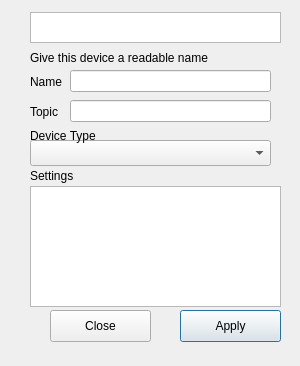
<?xml version="1.0" encoding="UTF-8"?>
<ui version="4.0">
 <class>dsDeviceMapDialog</class>
 <widget class="QDialog" name="dsDeviceMapDialog">
  <property name="geometry">
   <rect>
    <x>0</x>
    <y>0</y>
    <width>300</width>
    <height>366</height>
   </rect>
  </property>
  <property name="sizePolicy">
   <sizepolicy hsizetype="Preferred" vsizetype="Preferred">
    <horstretch>0</horstretch>
    <verstretch>0</verstretch>
   </sizepolicy>
  </property>
  <property name="maximumSize">
   <size>
    <width>300</width>
    <height>16777215</height>
   </size>
  </property>
  <property name="windowTitle">
   <string>Device Mapping</string>
  </property>
  <property name="currentTabName" stdset="0">
   <string notr="true">Fubar</string>
  </property>
  <widget class="QComboBox" name="deviceType">
   <property name="geometry">
    <rect>
     <x>30</x>
     <y>140</y>
     <width>241</width>
     <height>26</height>
    </rect>
   </property>
  </widget>
  <widget class="QLabel" name="deviceTypeLabel">
   <property name="geometry">
    <rect>
     <x>30</x>
     <y>126</y>
     <width>201</width>
     <height>20</height>
    </rect>
   </property>
   <property name="toolTip">
    <string>&lt;html&gt;&lt;head/&gt;&lt;body&gt;&lt;p&gt;Set the device type from the list of available devices&lt;/p&gt;&lt;/body&gt;&lt;/html&gt;</string>
   </property>
   <property name="text">
    <string>Device Type</string>
   </property>
  </widget>
  <widget class="QLineEdit" name="name">
   <property name="geometry">
    <rect>
     <x>70</x>
     <y>70</y>
     <width>201</width>
     <height>22</height>
    </rect>
   </property>
   <property name="sizePolicy">
    <sizepolicy hsizetype="Fixed" vsizetype="Fixed">
     <horstretch>0</horstretch>
     <verstretch>0</verstretch>
    </sizepolicy>
   </property>
   <property name="acceptDrops">
    <bool>false</bool>
   </property>
   <property name="toolTip">
    <string>&lt;html&gt;&lt;head/&gt;&lt;body&gt;&lt;p&gt;Provide a Name for this device - i.e. if it's a Tank level sensor in the top paddock, it could ne named Top Tank Level&lt;/p&gt;&lt;/body&gt;&lt;/html&gt;</string>
   </property>
  </widget>
  <widget class="QLabel" name="nameLabel">
   <property name="geometry">
    <rect>
     <x>30</x>
     <y>74</y>
     <width>41</width>
     <height>16</height>
    </rect>
   </property>
   <property name="toolTip">
    <string>&lt;html&gt;&lt;head/&gt;&lt;body&gt;&lt;p&gt;Devices require a custom name and must be assigned a type&lt;/p&gt;&lt;p&gt;The name will form the basis of the MQTT Topic that gets piublished.&lt;/p&gt;&lt;p&gt;For example Water Tank 1 will be converteed to the Topic name /digisense/water/tank/1&lt;/p&gt;&lt;/body&gt;&lt;/html&gt;</string>
   </property>
   <property name="text">
    <string>Name</string>
   </property>
  </widget>
  <widget class="QPushButton" name="applyButton">
   <property name="geometry">
    <rect>
     <x>180</x>
     <y>310</y>
     <width>101</width>
     <height>32</height>
    </rect>
   </property>
   <property name="text">
    <string>Apply</string>
   </property>
  </widget>
  <widget class="QPushButton" name="closeButton">
   <property name="geometry">
    <rect>
     <x>50</x>
     <y>310</y>
     <width>101</width>
     <height>32</height>
    </rect>
   </property>
   <property name="text">
    <string>Close</string>
   </property>
  </widget>
  <widget class="QLineEdit" name="topic">
   <property name="geometry">
    <rect>
     <x>70</x>
     <y>100</y>
     <width>201</width>
     <height>22</height>
    </rect>
   </property>
   <property name="toolTip">
    <string>&lt;html&gt;&lt;head/&gt;&lt;body&gt;&lt;p&gt;MQTT Topic name. This can be subscribed to and displayed in the Layer&lt;/p&gt;&lt;/body&gt;&lt;/html&gt;</string>
   </property>
   <property name="inputMethodHints">
    <set>Qt::ImhDialableCharactersOnly|Qt::ImhEmailCharactersOnly|Qt::ImhLowercaseOnly|Qt::ImhNoPredictiveText|Qt::ImhUppercaseOnly|Qt::ImhUrlCharactersOnly</set>
   </property>
  </widget>
  <widget class="QLabel" name="settingsLabel">
   <property name="geometry">
    <rect>
     <x>30</x>
     <y>166</y>
     <width>51</width>
     <height>20</height>
    </rect>
   </property>
   <property name="toolTip">
    <string>&lt;html&gt;&lt;head/&gt;&lt;body&gt;&lt;p&gt;Configure the device settings&lt;/p&gt;&lt;/body&gt;&lt;/html&gt;</string>
   </property>
   <property name="text">
    <string>Settings</string>
   </property>
  </widget>
  <widget class="QLabel" name="topicLabel">
   <property name="geometry">
    <rect>
     <x>30</x>
     <y>102</y>
     <width>41</width>
     <height>20</height>
    </rect>
   </property>
   <property name="toolTip">
    <string>&lt;html&gt;&lt;head/&gt;&lt;body&gt;&lt;p&gt;MQTT Topic name. This can be subscribed to and displayed in the Layer&lt;/p&gt;&lt;/body&gt;&lt;/html&gt;</string>
   </property>
   <property name="text">
    <string>Topic</string>
   </property>
  </widget>
  <widget class="QLabel" name="helpText">
   <property name="geometry">
    <rect>
     <x>30</x>
     <y>50</y>
     <width>211</width>
     <height>16</height>
    </rect>
   </property>
   <property name="toolTip">
    <string>&lt;html&gt;&lt;head/&gt;&lt;body&gt;&lt;p&gt;Devices require a custom name and must be assigned a type&lt;/p&gt;&lt;p&gt;&lt;br/&gt;&lt;/p&gt;&lt;p&gt;The name will form the basis of the MQTT Topic that gets piublished.&lt;/p&gt;&lt;p&gt;&lt;br/&gt;&lt;/p&gt;&lt;p&gt;For example Water Tank 1 will be converteed to the Topic name /digisense/water/tank/1&lt;/p&gt;&lt;/body&gt;&lt;/html&gt;</string>
   </property>
   <property name="text">
    <string>Give this device a readable name</string>
   </property>
   <property name="textFormat">
    <enum>Qt::RichText</enum>
   </property>
  </widget>
  <widget class="QTableWidget" name="parameterTable">
   <property name="geometry">
    <rect>
     <x>30</x>
     <y>186</y>
     <width>251</width>
     <height>121</height>
    </rect>
   </property>
   <property name="verticalScrollBarPolicy">
    <enum>Qt::ScrollBarAsNeeded</enum>
   </property>
   <property name="horizontalScrollBarPolicy">
    <enum>Qt::ScrollBarAlwaysOff</enum>
   </property>
   <attribute name="horizontalHeaderVisible">
    <bool>false</bool>
   </attribute>
   <attribute name="horizontalHeaderHighlightSections">
    <bool>false</bool>
   </attribute>
   <attribute name="verticalHeaderVisible">
    <bool>false</bool>
   </attribute>
   <attribute name="verticalHeaderHighlightSections">
    <bool>false</bool>
   </attribute>
  </widget>
  <widget class="QTextEdit" name="deviceKeyLabel">
   <property name="geometry">
    <rect>
     <x>30</x>
     <y>12</y>
     <width>251</width>
     <height>31</height>
    </rect>
   </property>
   <property name="sizePolicy">
    <sizepolicy hsizetype="Expanding" vsizetype="Fixed">
     <horstretch>0</horstretch>
     <verstretch>0</verstretch>
    </sizepolicy>
   </property>
   <property name="undoRedoEnabled">
    <bool>false</bool>
   </property>
   <property name="readOnly">
    <bool>true</bool>
   </property>
   <property name="acceptRichText">
    <bool>false</bool>
   </property>
  </widget>
 </widget>
 <resources/>
 <connections/>
</ui>
